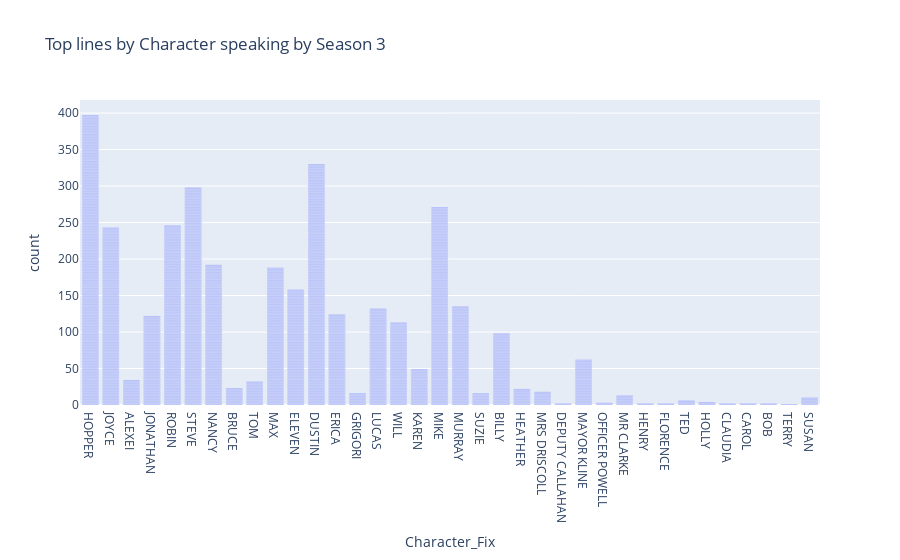

The code cell stored with this chart in its notebook:
### Code cell
fig = px.bar(df_Season3, x="Character_Fix", hover_name="Episode", title= "Top lines by Character speaking by Season 3")
fig.show()

### Figure 1 — Plotly figure (JSON) as saved in the notebook; plotly's stock layout.template omitted (floating-point values rounded to 4 significant figures; data arrays with more than 128 entries replaced by an {"elided": "..."} marker saying what was removed)
{"data": [{"alignmentgroup": "True", "hovertemplate": "<b>%{hovertext}</b><br><br>Character_Fix=%{x}<br>count=%{y}<extra></extra>", "hovertext": {"elided": "3368 int values"}, "legendgroup": "", "marker": {"color": "#636efa", "pattern": {"shape": ""}}, "name": "", "offsetgroup": "", "orientation": "v", "showlegend": false, "textposition": "auto", "type": "bar", "x": {"elided": "3368 str values"}, "xaxis": "x", "y": {"elided": "3368 int values"}, "yaxis": "y"}], "layout": {"barmode": "relative", "legend": {"tracegroupgap": 0}, "title": {"text": "Top lines by Character speaking by Season 3"}, "xaxis": {"anchor": "y", "domain": [0, 1], "title": {"text": "Character_Fix"}}, "yaxis": {"anchor": "x", "domain": [0, 1], "title": {"text": "count"}}}}
